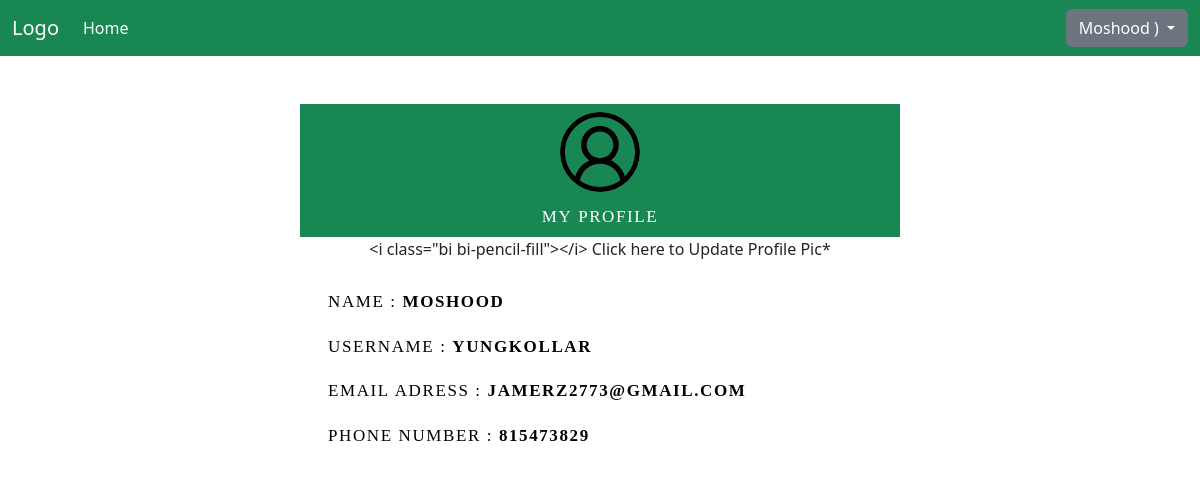
The app's page /hosadmin/profile (signed in) with its own data.
### userSystem/models.py (models this page shows)
class CustomUser(AbstractUser):
    phone_number= models.CharField(null=True, blank=True,max_length=10)
    user_Type = models.CharField(max_length=10, choices=userChoices,default='NULL')
    profilepic = models.ImageField(upload_to='user/profilepic/', null=True, storage=OverwriteStorage(),default='user/profilepic/default.svg')

### hospital/views.py (the view)
# urls.py: path('hosadmin/profile', views.hosadminMyProfile, name='hosadminMyProfile'),
@login_required(login_url='UserLogin')
def hosadminMyProfile(request):
    formset = CustomUserProfileForm()
    context={'formset':formset,}
    return render(request, 'hospitalApp/profile.html',context)

### hospital/templates/hospitalApp/profile.html (shortened to what this page needs)
{% extends "hospitalApp/base.html" %}
{% load crispy_forms_tags %}
{% block navbar %}
<section id="navbar">
    {%include 'hospitalApp/navbar.html'%}
  </section>
{% endblock navbar %}
{% block content %}
 <div class="d-flex justify-content-center">
    <div class="container-fluid  col-xl-6  col-12 m-5" style="background-color: white; ">
      <div class="row">
        <div class="bg-success p-0 " style="text-align: center;">
          <img src="{{ user.profilepic.url }}" style="object-fit: cover;
          width: 5rem;
          height: 5rem;" class="rounded-circle m-2" >
          <h4 class="heading_font " style="color: rgb(255, 255, 255) !important;">My Profile </h4>
</div>
            <div >
              <div class="container"  style="text-align: center;">
                <form method="post" enctype="multipart/form-data" action="{% url 'uploadHosAdminPropic' user.id %}" id="updateUserProPic">
                    {{formset.profilepic |as_crispy_field}}
                </form>
              </div>
              <h4 class="heading_font m-3" style="color: rgb(0, 0, 0) !important;">Name : <b>{{user.first_name}} </b> </h4>
              <h4 class="heading_font m-3" style="color: rgb(0, 0, 0) !important;">Username : <b>{{user.username}} </b> </h4>
              <h4 class="heading_font m-3" style="color: rgb(0, 0, 0) !important;">Email Adress : <b>{{user.email}} </b> </h4>
              <h4 class="heading_font m-3" style="color: rgb(0, 0, 0) !important;">Phone Number : <b>{{user.phone_number}} </b> </h4>
            </div>
      </div>
    </div>
{% endblock content %}

### hospital/templates/hospitalApp/navbar.html (shortened to what this page needs)
<nav class="navbar navbar-expand-lg navbar-dark bg-success">
  <div class="container-fluid">
    <a class="navbar-brand" href="{% url 'home' %}">Logo</a>
    <div class="collapse navbar-collapse" id="navbarTogglerDemo02">
      <ul class="navbar-nav me-auto mb-2 mb-lg-0">
        <li class="nav-item">
          <a class="nav-link active" aria-current="page" href="{% url 'homeHospital' %}">Home</a>
        </li>
      </ul>
      <div class="btn-group  ">
        <button class="btn btn-secondary dropdown-toggle" type="button" data-bs-toggle="dropdown" aria-expanded="false">
          {{user.first_name}} )
        </button>
      </div>
    </div>
  </div>
</nav>

### patient/static/patientApp/css/style.css (style rules this page uses)
.heading_font { font-variant-caps: all-petite-caps; font-family: poppins; font-weight: 500; letter-spacing: 0.1rem; }

### records on screen
CustomUser: first_name "Moshood", profilepic (placeholder picture), username "yungkollar", email "jamerz2773@gmail.com", phone_number "815473829"
